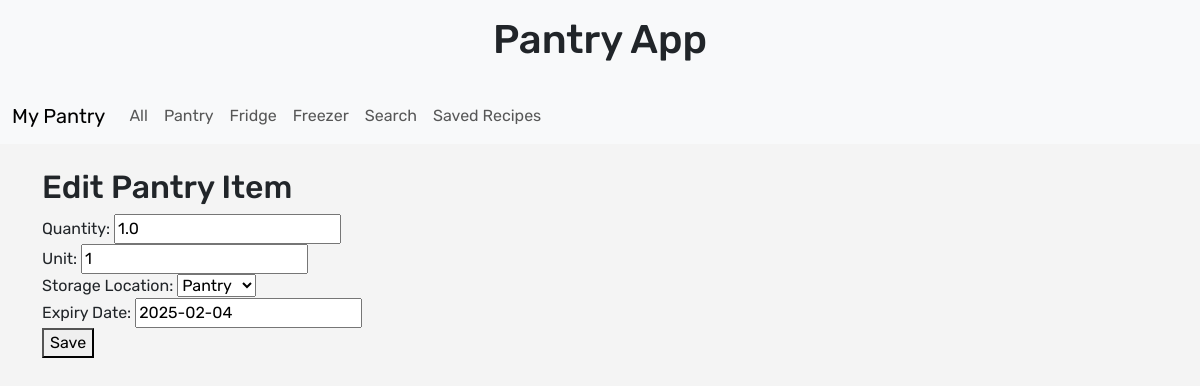
/pantry/edit/1/, run on the app's committed database.
### pantry/models.py (models this page shows, shortened)
class PantryItem(models.Model):
    STORAGE_CHOICES = [
        ('pantry', 'Pantry'),
        ('fridge', 'Fridge'),
        ('freezer', 'Freezer'),
    ]
    user = models.ForeignKey(User, on_delete=models.CASCADE)
    ingredient = models.ForeignKey('Ingredient', on_delete=models.CASCADE)
    quantity = models.FloatField()
    unit = models.CharField(max_length=20)
    storage_location = models.CharField(max_length=10, choices=STORAGE_CHOICES)
    expiry_date = models.CharField(max_length=20, blank=True, null=True)

### pantry/views.py (the view, shortened to what this page needs)
# urls.py: path('pantry/edit/<int:item_id>/', views.edit_pantry_item, name='edit_pantry_item'),
def edit_pantry_item(request, item_id):
    item = get_object_or_404(PantryItem, id=item_id)
    return render(request, 'pantry/edit_pantry_item.html', {'item': item})

### pantry/templates/pantry/edit_pantry_item.html (shortened to what this page needs)
{% extends 'pantry/base.html' %}
{% block content %}
<h2>Edit Pantry Item</h2>
<form method="post">
    <label>Quantity:</label>
    <input type="text" name="quantity" value="{{ item.quantity }}"><br>
    <label>Unit:</label>
    <input type="text" name="unit" value="{{ item.unit }}"><br>
    <label>Storage Location:</label>
    <select name="storage_location">
        <option value="pantry" {% if item.storage_location == "pantry" %}selected{% endif %}>Pantry</option>
    </select><br>
    <label>Expiry Date:</label>
    <input type="text" name="expiry_date" value="{{ item.expiry_date }}"><br>
    <button type="submit">Save</button>
</form>
{% endblock %}

### pantry/static/css/pantry.css (style rules this page uses)
body { font-family: 'Rubik', sans-serif; background-color: #f4f4f4; margin: 0; padding: 0; }

### data on the page
PantryItem: quantity "1.0", unit "1", storage_location "Pantry", expiry_date "2025-02-04"
